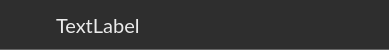
<?xml version="1.0" encoding="UTF-8"?>
<ui version="4.0">
 <class>DatasetSpectrumEntry</class>
 <widget class="QWidget" name="DatasetSpectrumEntry">
  <property name="geometry">
   <rect>
    <x>0</x>
    <y>0</y>
    <width>389</width>
    <height>50</height>
   </rect>
  </property>
  <property name="minimumSize">
   <size>
    <width>0</width>
    <height>50</height>
   </size>
  </property>
  <property name="maximumSize">
   <size>
    <width>16777215</width>
    <height>50</height>
   </size>
  </property>
  <property name="cursor">
   <cursorShape>PointingHandCursor</cursorShape>
  </property>
  <property name="windowTitle">
   <string>Form</string>
  </property>
  <property name="styleSheet">
   <string notr="true">QWidget {
	background-color: #2e2e2e;
	border-bottom: 1px solid #666666;
}

QWidget:hover {
	background-color: #131313;
}</string>
  </property>
  <layout class="QHBoxLayout" name="horizontalLayout">
   <property name="spacing">
    <number>15</number>
   </property>
   <item>
    <widget class="QPushButton" name="button_spectrumDelete">
     <property name="maximumSize">
      <size>
       <width>30</width>
       <height>16777215</height>
      </size>
     </property>
     <property name="cursor">
      <cursorShape>PointingHandCursor</cursorShape>
     </property>
     <property name="styleSheet">
      <string notr="true">QPushButton {
    background-color: transparent;
    border: none;
}</string>
     </property>
     <property name="text">
      <string/>
     </property>
     <property name="icon">
      <iconset>
       <normaloff>ui/_pics/icons/delete_grey.png</normaloff>ui/_pics/icons/delete_grey.png</iconset>
     </property>
     <property name="iconSize">
      <size>
       <width>30</width>
       <height>30</height>
      </size>
     </property>
    </widget>
   </item>
   <item>
    <widget class="QLabel" name="spectrum_name">
     <property name="font">
      <font>
       <family>Lato</family>
       <pointsize>15</pointsize>
       <fontweight>Light</fontweight>
      </font>
     </property>
     <property name="cursor">
      <cursorShape>PointingHandCursor</cursorShape>
     </property>
     <property name="styleSheet">
      <string notr="true">border: None;
color: #ebebeb;
background-color: transparent;</string>
     </property>
     <property name="text">
      <string>TextLabel</string>
     </property>
    </widget>
   </item>
  </layout>
 </widget>
 <resources/>
 <connections/>
</ui>
